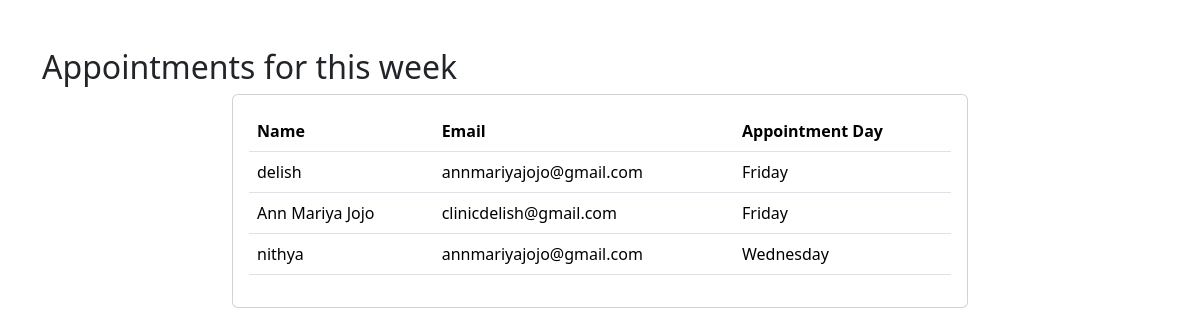
The page /staff/ on the database as committed earlier.
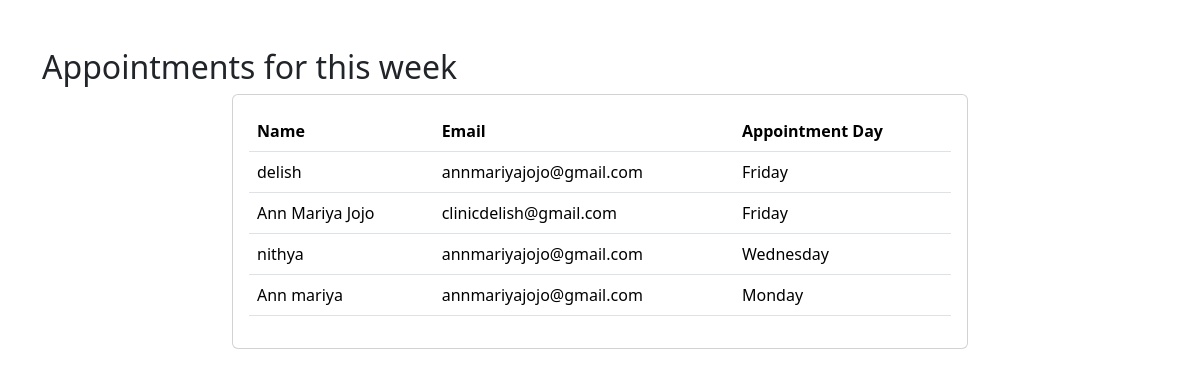
The same page on the database as committed later.
### staff/models.py (models this page shows, shortened)
class Appointment(models.Model):
    DAY_CHOICES = (
        ('Monday', 'Monday'),
        ('Wednesday', 'Wednesday'),
        ('Friday', 'Friday'),
    )
    name = models.CharField(max_length=100)
    email = models.EmailField()
    appointment_day = models.CharField(max_length=20, choices=DAY_CHOICES)

### staff/views.py (the view)
# urls.py: path('staff/', views.index, name='index'),
def index(request):
    appointments = Appointment.objects.all()  # Query to fetch all appointments
    context = {'appointments': appointments}
    return render(request, 'staff/index.html', context)

### staff/appointmentleft.py (called while the page is built)
def calculatetotal_remainingappointments():
    totalnumberof_appointments = 20
    currentnumberof_appointments = Appointment.objects.count()
    remainingnumberof_appointments = totalnumberof_appointments - currentnumberof_appointments
    return remainingnumberof_appointments

def remainingnumberof_appointments_context_processor(request):
    remainingnumberof_appointments = calculatetotal_remainingappointments()
    return {'remainingnumberof_appointments': remainingnumberof_appointments}

### staff/templates/staff/index.html (shortened to what this page needs)
{% load static %}
<!DOCTYPE html>
<html data-bs-theme="light" lang="en">
<head>
    <link rel="stylesheet" href="{% static 'bootstrap/css/bootstrap.min.css' %}">
    <link rel="stylesheet" href="{% static 'fonts/font-awesome.min.css' %}">
    <link rel="stylesheet" href="{% static 'css/Register-form.css' %}">
</head>
<body>
    <div class="container mt-5">
        <h2>Appointments for this week</h2>
        <div class="row justify-content-center">
            <div class="col-md-8">
                <div class="card">
                    <div class="card-body">
                        <table class="table">
                            <thead>
                                <tr>
                                    <th>Name</th>
                                    <th>Email</th>
                                    <th>Appointment Day</th>
                                </tr>
                            </thead>
                            <tbody>
                                {% for appointment in appointments %}
                                <tr>
                                    <td>{{ appointment.name }}</td>
                                    <td>{{ appointment.email }}</td>
                                    <td>{{ appointment.appointment_day }}</td>
                                </tr>
                                {% empty %}
                                <tr>
                                    <td colspan="3">No appointments booked yet.</td>
                                </tr>
                                {% endfor %}
                            </tbody>
                        </table>
                    </div>
                </div>
            </div>
        </div>
    </div>
</body>
</html>

### staff/static/css/Register-form.css (style rules this page uses)
* { box-sizing: border-box; }

Rows that differ between the two databases and show on the page:
added Appointment: name "Ann mariya", email "annmariyajojo@gmail.com", appointment_day "Monday"
